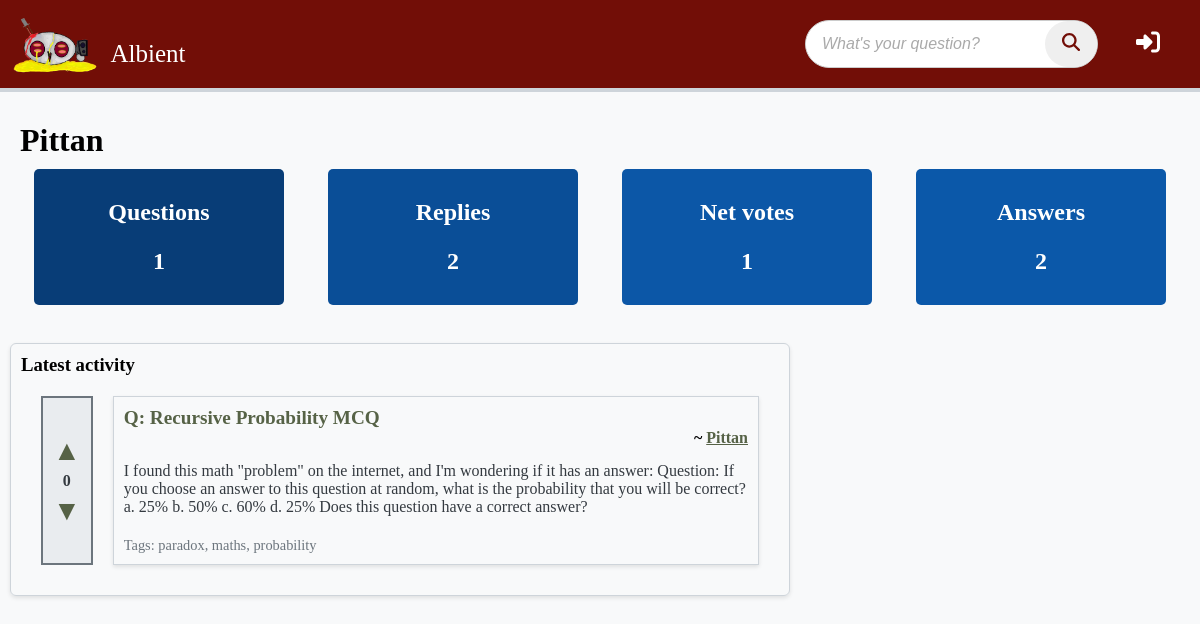
/view_user/pittan, run on the app's committed database.
### albient/models.py (models this page shows)
class User(db.Model, UserMixin):
    id = sa.Column(sa.Integer, primary_key=True, unique=True)
    role_id = sa.Column(sa.Integer, default=0)  # 0 for normal users, 1 for admin
    email = sa.Column(sa.String(320))
    username = sa.Column(sa.String(64), nullable=False, unique=True)
    display_name = sa.Column(sa.String(32))
    password = sa.Column(sa.String(64), nullable=False)
    rep_points = sa.Column(sa.Integer)
    questions = relationship("Question", backref="op", lazy=True)
    replies = relationship("Comment", backref="op", lazy=True)

class Question(db.Model):
    id = sa.Column(sa.Integer, primary_key=True, unique=True)
    title = sa.Column(sa.String(64))
    content = sa.Column(sa.Text)
    user_id = sa.Column(sa.Integer, sa.ForeignKey("user.id"))
    comments = relationship("Comment", backref="question", lazy=True)
    tags = sa.Column(sa.String(32))
    votes = sa.Column(sa.Integer, default=0)
    is_resolved = sa.Column(sa.Boolean, default=False)

### albient/routes.py (the view)
@app.route("/view_user/<username>")
def view_user(username):
    user = User.query.filter_by(username=username).first()
    qa = Question.query.filter_by(op=user).all()
    ca = Comment.query.filter_by(op=user).all()
    questions_asked = len(qa)
    votes = sum([i.votes for i in qa]) + sum([i.votes for i in ca])
    answers = len(Comment.query.filter_by(op=user).all())
    return render_template(
        "view_user.html",
        user=user,
        qa=questions_asked,
        questions=qa,
        votes=votes,
        answers=answers,
        ca=len(ca),
    )

### albient/templates/view_user.html
{% extends 'base.html' %}
{% block content %}
  {% if current_user.username == user.username %}
    <h1 class="username">{{ user.display_name }} <a href="{{ url_for('logout') }}">[Logout]</a></h1>
  {% else %}
    <h1 class="username">{{ user.display_name }}</h1>
  {% endif %}
  <div class="stats">
    <div class="item">
      <h2>Questions</h2>
      <h3>{{ qa }}</h3>
    </div>
    <div class="item">
      <h2>Replies</h2>
      <h3>{{ ca }}</h3>
    </div>
    <div class="item">
      <h2>Net votes</h2>
      <h3>{{ votes }}</h3>
    </div>
    <div class="item">
      <h2>Answers</h2>
      <h3>{{ answers }}</h3>
    </div>
  </div>
  <br />
  <div class="parent">
    <div class="view_questions">
      <h3>Latest activity</h3>
      {% for question in questions %}
        <div class="question">
          <div class="vote-buttons">
            <a class="vote-button upvote-icon" href="{{ url_for('upvote_post', post_id=question.id, del=1) }}">&#9650;</a>
            <span>{{ question.votes }}</span>
            <a class="vote-button downvote-icon" href="{{ url_for('upvote_post', post_id=question.id, del=- 1) }}">&#9660;</a>
          </div>
          <div class="notvotebuttons">
            <a href="{{ url_for('view_question', id=question.id) }}" class="question-title">Q: {{ question.title }}</a>
            <h4>~ <a href="{{ url_for('view_user', username=question.op.username) }}">{{ question.op.display_name }}</a></h4>
            <p>{{ question.content }}</p>
            <small>Tags: {{ question.tags }}</small>
          </div>
        </div>
      {% endfor %}
    </div>
  </div>
{% endblock %}

### albient/static/syles.css (style rules this page uses)
:root { --seasalt: #f8f9faff; --antiflash-white: #e9ecefff; --platinum: #dee2e6ff; --french-gray: #ced4daff; --french-gray-2: #adb5bdff; --slate-gray: #6c757dff; --outer-space: #495057ff; --onyx: #343a40ff; --eerie-black: #212529ff; --brick: #720E07; }
a:visited, a { color: #566246; }
* { margin: 0; padding: 0; }
body { min-height: 100vh; margin: 0; padding: 0; font-family: 'Monaspace Radon Var'; background: var(--seasalt); }
.parent { display: grid; grid-template-columns: 8fr 4fr; grid-template-rows: 1fr; grid-template-areas: "view_questions ask_questions"; }
.parent .view_questions .question { margin: 10px 10px; padding: 10px; display: flex; }
.parent .view_questions .question .vote-buttons { display: flex; flex-direction: column; justify-content: center; align-items: center; margin-right: 10px; font-size: 1em; font-weight: bold; color: var(--onyx); background-color: var(--antiflash-white); padding: 10px; border: 2px solid var(--slate-gray); }
.parent .view_questions .question .vote-buttons a { margin: 5px 0; font-size: 28px; text-decoration: none; cursor: pointer; }
.parent .view_questions .question .notvotebuttons { border: 1px solid var(--french-gray); padding: 10px; margin-left: 10px; box-shadow: 0 2px 4px rgba(0, 0, 0, 0.1); width: 100%; }
.parent .view_questions .question .notvotebuttons small { font-size: 0.9em; color: var(--slate-gray); }
.parent .view_questions .question .notvotebuttons a.question-title { font-size: 1.2em; font-weight: bold; text-decoration: none; }
.parent .view_questions .question .notvotebuttons p { font-size: 1em; color: var(--onyx); }
.parent .view_questions { border: 1px solid var(--french-gray); border-radius: 6px; padding: 10px; margin: 10px; box-shadow: 0 2px 4px rgba(0, 0, 0, 0.1); overflow: hidden; -ms-overflow-style: none; scrollbar-width: none; }
h1 { margin-left: 20px; }
.stats { display: flex; justify-content: space-evenly; }
.stats .item { margin: 10px; padding: 30px; text-align: center; border-radius: 5px; width: 190px; }
.item { color: white; }
.item h2 { margin-bottom: 22px; }
.item h3 { font-size: 24px; }
.item:nth-child(1) { background-color: #083D77; }
.item:nth-child(2) { background-color: #0a4e97; }
.item:nth-child(3) { background-color: #0c57a7; }
.item:nth-child(4) { background-color: #0b58a9; }
.question p { margin-top: 15px; margin-bottom: 20px; }
.question h4 { text-align: right; }

### albient/static/navbar.css (style rules this page uses)
:root { --seasalt: #f8f9faff; --antiflash-white: #e9ecefff; --platinum: #dee2e6ff; --french-gray: #ced4daff; --french-gray-2: #adb5bdff; --slate-gray: #6c757dff; --outer-space: #495057ff; --onyx: #343a40ff; --eerie-black: #212529ff; --logo-color: #ff5733ff; --brick: #720E07; }

### data on the page
User: display_name "Pittan"
Question: votes "0", title "Recursive Probability MCQ", op.display_name "Pittan", content "I found this math \"problem\" on the internet, and I'm wondering if it has an answer: Question: If you choose an answer to this question at random, what is the probability that you will be correct? a. 25% b. 50% c. 60% d. 25% Does this question have a correct answer?", tags "paradox, maths, probability"

### other printed values
{{ qa }} "1"
{{ ca }} "2"
{{ votes }} "1"
{{ answers }} "2"
